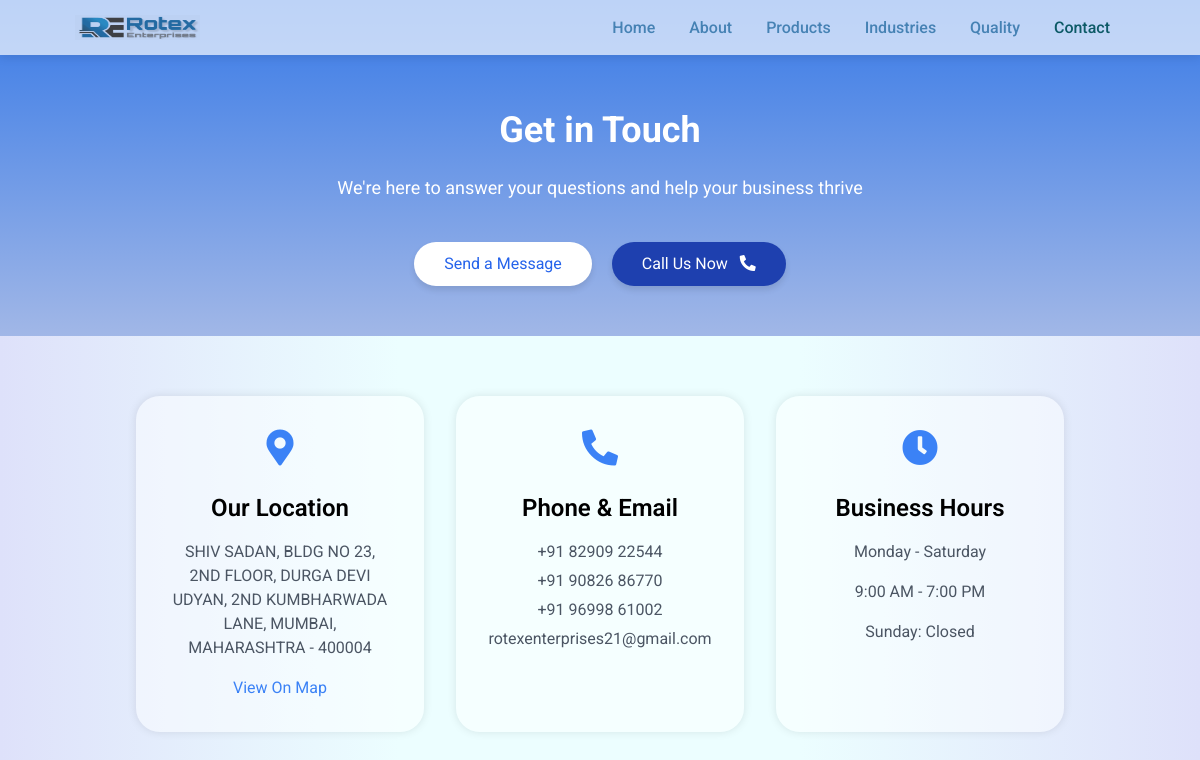
Page /contact/ on the committed database.
### myapp/models.py (models this page shows, shortened)
class Contact(models.Model):
    phone1 = models.CharField(max_length=15, default=None)
    phone2 = models.CharField(max_length=15, default=None)
    urgent_phone = models.CharField(max_length=15, default=None)
    email = models.EmailField(default=None)
    business_hours = models.CharField(max_length=100)
    address = models.TextField(default=None)
    add_url = models.TextField(default=None)
    linkdin = models.CharField(max_length=100, default=None, blank=True)
    facebook = models.CharField(max_length=100, default=None, blank=True)
    twitter = models.CharField(max_length=100, default=None, blank=True)
    instagram = models.CharField(max_length=100, default=None, blank=True)

### myapp/views.py (the view)
# urls.py: path('contact/', views.contact, name="contact"),
def contact(request):
    contact_obj = Contact.objects.first()
    data = {'contact': contact_obj}
    return render(request, 'contact.html', data)

### templates/contact.html (shortened to what this page needs)
<!DOCTYPE html>
<html lang="en">
<head>
    {% load static %}
    <link rel="stylesheet" href="{% static 'assets/css/preloadar.css' %}">
    <link rel="stylesheet" href="https://public.codepenassets.com/css/normalize-5.0.0.min.css">
    <link rel="stylesheet" href="https://cdnjs.cloudflare.com/ajax/libs/font-awesome/5.15.3/css/all.min.css"/>
    <link rel="stylesheet" href="{% static 'assets/css/mytailwind.css' %}" />
    <link rel="stylesheet" href="{% static 'assets/css/contact.css' %}" />
    <link rel="stylesheet" href="{% static 'assets/css/navbar.css' %}" />
</head>
<body>
    <nav class="navbar">
        <div class="navbar-container">
            <div class="logo">
                <img src="{% static 'assets/logo/logo_trans.png' %}" alt="Rotex Enterprises Logo" class="logo-img">
              </div>
            <div class="nav-links" id="nav-links">
                <a href="/">Home</a>
                <a href="/about">About</a>
                <a href="/products">Products</a>
                <a href="/industries">Industries</a>
                <a href="/quality">Quality</a>
                <a class="alink" href="/contact">Contact</a>
            </div>
        </div>
    </nav>
    <section class="hero-section fade-in">
        <div class="container mx-auto px-4 md:px-8 lg:px-16">
            <h1 class="text-4xl font-bold mb-6">Get in Touch</h1>
            <p class="text-lg mb-10">We're here to answer your questions and help your business thrive</p>
            <div class="hero-btns">
                <button class="btn-primary" onclick="smoothScrollTo('contact-form', 2000);">Send a Message</button>
                <a href="tel:{{ contact.phone1 }}">
                    <button class="btn-secondary">Call Us Now <i class="fas fa-phone-alt ml-2"></i></button>
                </a>
            </div>
        </div>
    </section>
    <section class="contact-info fade-in">
        <div class="container mx-auto px-4 md:px-8 lg:px-12 grid grid-cols-1 lg:grid-cols-3 gap-8">
            <div class="info-card">
                <i class="fas fa-map-marker-alt text-blue-600 text-4xl mb-6"></i>
                <h3 class="text-2xl font-semibold mb-4">Our Location</h3>
                <p class="text-gray-700 mb-4">{{ contact.address }}</p>
                <button class="" onclick="smoothScrollTo('mymap', 2000);"><a>View On Map</a></button>
            </div>
            <div class="info-card">
                <i class="fas fa-phone-alt text-blue-600 text-4xl mb-6"></i>
                <h3 class="text-2xl font-semibold mb-4">Phone &amp; Email</h3>
                <a class="hover:underline" href="tel:{{ contact.urgent_phone }}">
                    <p class="text-gray-700 mb-2" style="margin-bottom:5px">{{ contact.urgent_phone }}</p>
                </a>
                <a class="hover:underline" href="tel:{{ contact.phone1 }}">
                    <p class="text-gray-700 mb-2" style="margin-bottom:5px">{{ contact.phone1 }}</p>
                </a>
                <a class="hover:underline" href="tel:{{ contact.phone2 }}">
                    <p class="text-gray-700 mb-2" style="margin-bottom:5px">{{ contact.phone2 }}</p>
                </a>
                <a class="hover:underline" href="mailto:{{ contact.email }}">
                    <p class="text-gray-700 mb-4 line-clamp-2">{{ contact.email }}</p>
                </a>
            </div>
            <div class="info-card">
                <i class="fas fa-clock text-blue-600 text-4xl mb-6"></i>
                <h3 class="text-2xl font-semibold mb-4">Business Hours</h3>
                <p class="text-gray-700 mb-2">Monday - Saturday</p>
                <p class="text-gray-700 mb-2">{{ contact.business_hours }}</p>
                <p class="text-gray-700">Sunday: Closed</p>
            </div>
        </div>
    </section>
</body>
</html>

### static/assets/css/contact.css (style rules this page uses)
body { font-family: 'Roboto', sans-serif; background-image: linear-gradient(to right, #dee1fa, #ecfeff, #ecfeff, #dee1fa); }
.fade-in { opacity: 0; transform: translateY(20px); transition: opacity 0.8s ease-out, transform 0.8s ease-out; }
.fade-in.visible { opacity: 1; transform: translateY(0); }
.hero-section { background: linear-gradient(to bottom, #387ae7, #a1b7e7); color: white; text-align: center; padding: 110px 20px 50px; }
.hero-btns { display: flex; gap: 20px; flex-wrap: wrap; justify-content: center; }
.btn-primary { background: white; color: #2563eb; padding: 10px 30px; border-radius: 9999px; box-shadow: 0 4px 6px rgba(0, 0, 0, 0.1); }
.btn-secondary { background: #1e40af; color: white; padding: 10px 30px; border-radius: 9999px; box-shadow: 0 4px 6px rgba(0, 0, 0, 0.1); }
.contact-info { padding: 60px 0; }
.info-card { background: #ffffff75; padding: 2rem; border-radius: 1.5rem; text-align: center; box-shadow: 0 0 10px rgba(0, 0, 0, 0.1); }
.info-card i { color: #3b82f6; font-size: 2.25rem; margin-bottom: 24px; }
.info-card h3 { font-size: 1.5rem; font-weight: 600; margin-bottom: 16px; }
.info-card p { color: #4b5563; margin-bottom: 16px; }
.info-card a { color: #3b82f6; }

### static/assets/css/navbar.css (style rules this page uses)
.navbar { background: #ffffffab; padding: 15px 0; box-shadow: 0 2px 10px rgba(0, 0, 0, 0.1); position: fixed; top: 0; right: 0; left: 0; z-index: 99999; }
.navbar-container { width: 90%; max-width: 1200px; padding-right: 15px; padding-left: 15px; margin: auto; display: flex; justify-content: space-between; align-items: center; }
.logo { color: darkslateblue; font-size: 1.25rem; font-weight: bold; display: flex; align-items: center; }
.logo-img { opacity: 0.925; max-height: 25px; min-width: 125px; width: auto; }
.nav-links a { color: steelblue; margin: 0 15px; text-decoration: none; font-weight: 500; }
.alink { color: #0d5a67 !important; }

### rows in the picture
Contact: address "SHIV SADAN, BLDG NO 23, 2ND FLOOR, DURGA DEVI UDYAN, 2ND KUMBHARWADA LANE, MUMBAI, MAHARASHTRA - 400004", urgent_phone "+91 82909 22544", phone1 "+91 90826 86770", phone2 "+91 96998 61002", email "rotexenterprises21@gmail.com", business_hours "9:00 AM - 7:00 PM"
